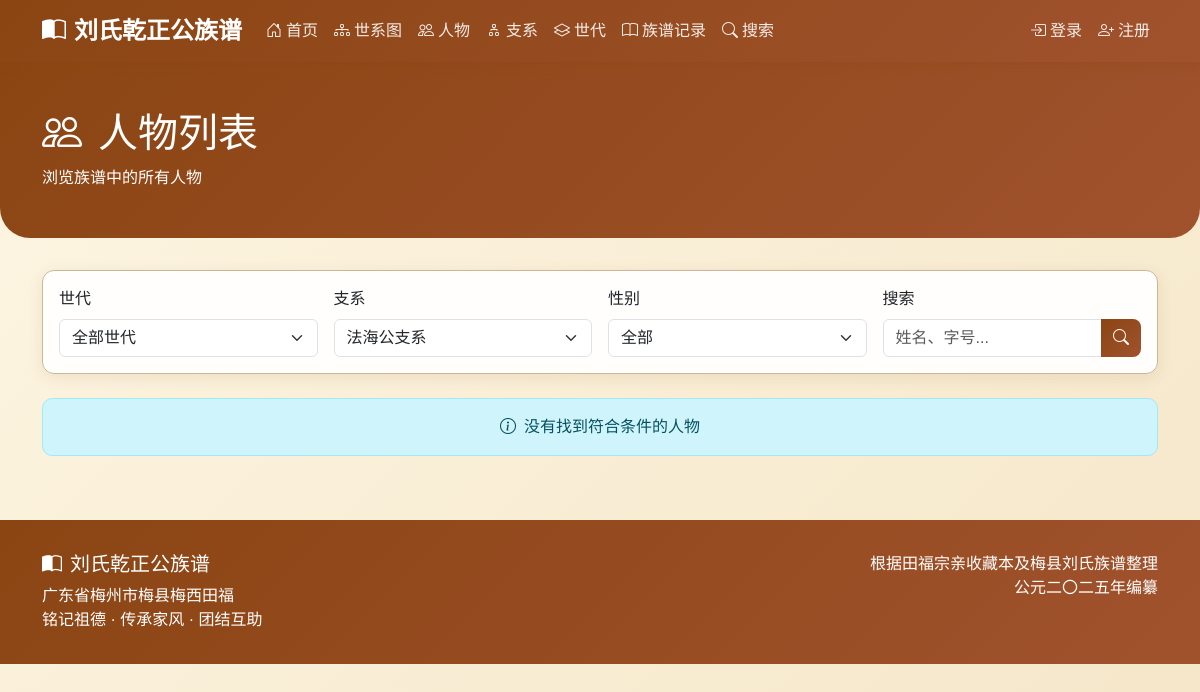
The page /persons/?branch=25 on the database as committed earlier.
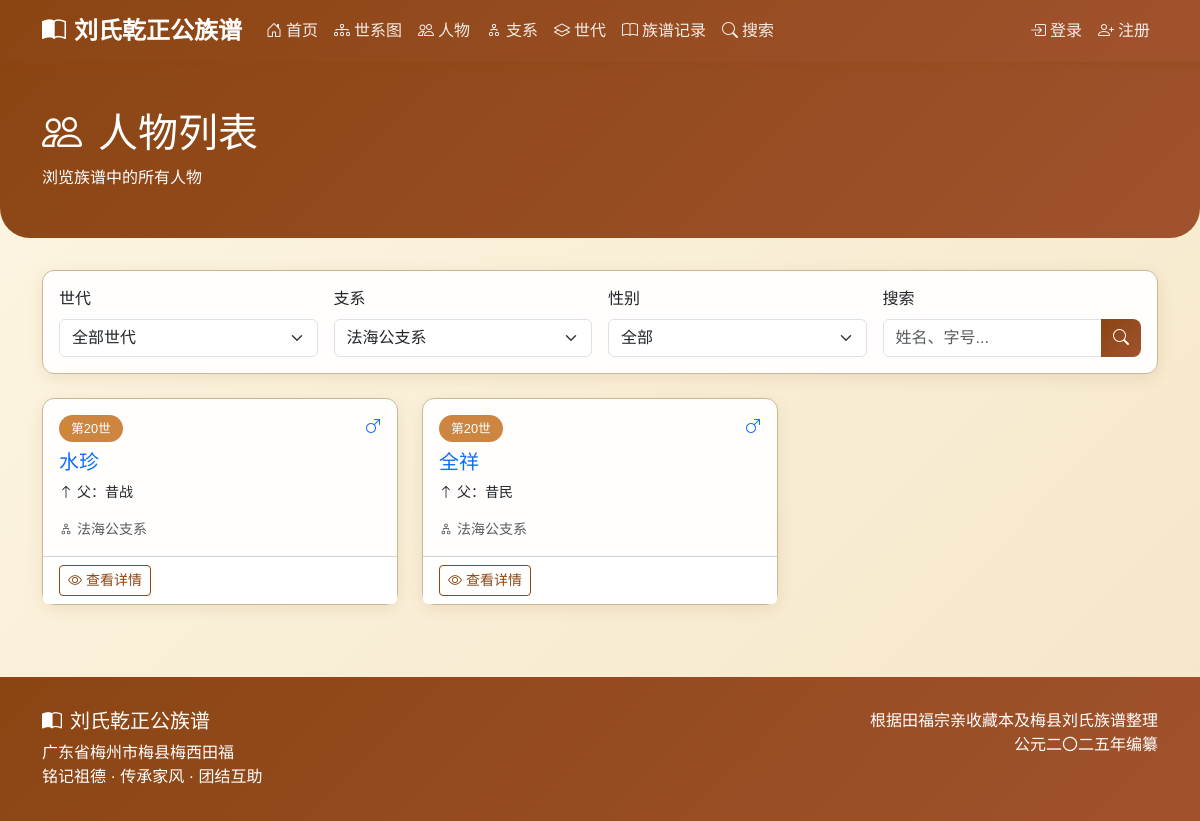
The same page on the database as committed later.
### genealogy/models.py (models this page shows, shortened)
class Person(models.Model):
    GENDER_CHOICES = [
        ('M', '男'),
        ('F', '女'),
    ]
    name = models.CharField(max_length=100, verbose_name='姓名')
    courtesy_name = models.CharField(max_length=100, blank=True, verbose_name='字')
    art_name = models.CharField(max_length=100, blank=True, verbose_name='号')
    alias = models.CharField(max_length=100, blank=True, verbose_name='别名')
    generation_char = models.CharField(max_length=10, blank=True, verbose_name='辈份字')
    gender = models.CharField(max_length=1, choices=GENDER_CHOICES, default='M', verbose_name='性别', help_text='性别变动后需要先保存，然后重新加载页面以更新配偶关系选项')
    is_outsider = models.BooleanField(default=False, verbose_name='是否为外族配偶', help_text='外族配偶状态变动后，世代选项会自动更新；若需更新配偶关系选项，请保存并重新加载页面')
    generation = models.ForeignKey(
        Generation,
        on_delete=models.CASCADE,
        related_name='persons',
        verbose_name='世代',
        null=True,
        blank=True
    )
    father = models.ForeignKey(
        'self',
        on_delete=models.SET_NULL,
        null=True,
        blank=True,
        related_name='children_as_father',
        verbose_name='父亲',
        limit_choices_to={'gender': 'M'}
    )
    mother = models.ForeignKey(
        'self',
        on_delete=models.SET_NULL,
        null=True,
        blank=True,
        related_name='children_as_mother',
        verbose_name='母亲',
        limit_choices_to={'gender': 'F'}
    )
    spouses = models.ManyToManyField(
        'self',
        through='SpouseRelation',
        through_fields=('husband', 'wife'),
        symmetrical=False,
        related_name='partners',
        blank=True,
        verbose_name='配偶'
    )
    branch = models.ForeignKey(
        Branch,
        on_delete=models.SET_NULL,
        null=True,
        blank=True,
        related_name='members',
        verbose_name='所属支系'
    )
    birth_year = models.IntegerField(null=True, blank=True, verbose_name='出生年份')
    death_year = models.IntegerField(null=True, blank=True, verbose_name='逝世年份')
    birth_place = models.CharField(max_length=200, blank=True, verbose_name='出生地')
    burial_place = models.CharField(max_length=300, blank=True, verbose_name='葬地')
    burial_fengshui = models.CharField(max_length=200, blank=True, verbose_name='墓形/风水')
    burial_direction = models.CharField(max_length=100, blank=True, verbose_name='坐向')
    biography = models.TextField(blank=True, verbose_name='生平简介')
    achievements = models.TextField(blank=True, verbose_name='主要事迹')
    descendants_location = models.TextField(blank=True, verbose_name='后裔分布')
    notes = models.TextField(blank=True, verbose_name='备注')
    order = models.IntegerField(default=0, verbose_name='排序')
    avatar = models.ImageField(
        upload_to='avatars/',
        blank=True,
        null=True,
        verbose_name='头像',
        validators=[validate_image_extension, validate_file_size]
    )
    related_user = models.OneToOneField(
        User,
        on_delete=models.SET_NULL,
        null=True,
        blank=True,
        related_name='related_person',
        verbose_name='关联用户'
    )
    account_status = models.CharField(
        max_length=20,
        choices=[
            ('active', '激活'),
            ('inactive', '未激活'),
            ('disabled', '禁用'),
        ],
        default='inactive',
        verbose_name='账号状态'
    )
    created_at = models.DateTimeField(auto_now_add=True, verbose_name='创建时间')
    updated_at = models.DateTimeField(auto_now=True, verbose_name='更新时间')
    created_by = models.ForeignKey(
        User,
        on_delete=models.SET_NULL,
        null=True,
        blank=True,
        related_name='created_persons',
        verbose_name='创建者'
    )
    class Meta:
        verbose_name = '人物'
        verbose_name_plural = '人物'
        ordering = ['generation__number', 'order', 'id']
    def get_absolute_url(self):
        return reverse('genealogy:person_detail', kwargs={'pk': self.pk})
    def has_avatar(self):
        """是否有头像"""
        return bool(self.avatar)
    has_avatar.short_description = '有头像'
    has_avatar.boolean = True

class Generation(models.Model):
    number = models.IntegerField(verbose_name='世代数')
    is_spouse = models.BooleanField(default=False, verbose_name='是否为配偶世代')
    name = models.CharField(max_length=50, blank=True, verbose_name='世代名称')
    description = models.TextField(blank=True, verbose_name='描述')
    class Meta:
        verbose_name = '世代'
        verbose_name_plural = '世代'
        ordering = ['number', 'is_spouse']
        unique_together = ['number', 'is_spouse']

class Branch(models.Model):
    name = models.CharField(max_length=100, verbose_name='支系名称')
    founder = models.ForeignKey(
        'Person',
        on_delete=models.SET_NULL,
        null=True,
        blank=True,
        related_name='founded_branch',
        verbose_name='开基祖'
    )
    description = models.TextField(blank=True, verbose_name='描述')
    location = models.CharField(max_length=200, blank=True, verbose_name='分布地区')
    class Meta:
        verbose_name = '支系'
        verbose_name_plural = '支系'

### genealogy/views.py (the view, shortened to what this page needs)
# urls.py: path('persons/', views.PersonListView.as_view(), name='person_list'),
class PersonListView(ListView):
    model = Person
    template_name = 'genealogy/person_list.html'
    context_object_name = 'persons'
    paginate_by = 50
    def get_queryset(self):
        queryset = Person.objects.select_related('generation', 'father', 'branch')
        generation = self.request.GET.get('generation')
        if generation:
            queryset = queryset.filter(generation__number=generation)
        branch = self.request.GET.get('branch')
        if branch:
            queryset = queryset.filter(branch_id=branch)
        gender = self.request.GET.get('gender')
        if gender:
            queryset = queryset.filter(gender=gender)
        search = self.request.GET.get('search')
        return queryset.order_by('generation__number', 'order', 'id')
    def get_context_data(self, **kwargs):
        context = super().get_context_data(**kwargs)
        context['generations'] = Generation.objects.filter(is_spouse=False).all()
        context['branches'] = Branch.objects.all()
        context['search_query'] = self.request.GET.get('search', '')
        return context

### templates/genealogy/person_list.html (shortened to what this page needs)
{% extends 'base.html' %}
{% block content %}
<div class="page-header">
    <div class="container">
        <h1 class="serif"><i class="bi bi-people me-3"></i>人物列表</h1>
        <p class="mb-0">浏览族谱中的所有人物</p>
    </div>
</div>
<div class="container">
    <div class="card mb-4">
        <div class="card-body">
            <form method="get" class="row g-3">
                <div class="col-md-3">
                    <label class="form-label">世代</label>
                    <select name="generation" class="form-select">
                        <option value="">全部世代</option>
                    </select>
                </div>
                <div class="col-md-3">
                    <label class="form-label">支系</label>
                    <select name="branch" class="form-select">
                        {% for branch in branches %}
                        <option value="{{ branch.id }}" {% if request.GET.branch == branch.id|stringformat:"s" %}selected{% endif %}>
                            {{ branch.name }}
                        </option>
                        {% endfor %}
                    </select>
                </div>
                <div class="col-md-3">
                    <label class="form-label">性别</label>
                    <select name="gender" class="form-select">
                        <option value="">全部</option>
                    </select>
                </div>
                <div class="col-md-3">
                    <label class="form-label">搜索</label>
                    <div class="input-group">
                        <input type="text" name="search" class="form-control"
                               placeholder="姓名、字号..." value="{{ search_query }}">
                        <button class="btn btn-primary" type="submit">
                            <i class="bi bi-search"></i>
                        </button>
                    </div>
                </div>
            </form>
        </div>
    </div>
    <div class="row">
        {% for person in persons %}
        <div class="col-md-6 col-lg-4 mb-4">
            <div class="card h-100">
                <div class="card-body">
                    <div class="d-flex justify-content-between align-items-start mb-2">
                        <span class="generation-badge">第{{ person.generation.number }}世</span>
                        {% if person.gender == 'M' %}
                        <i class="bi bi-gender-male text-primary"></i>
                        {% else %}
                        <i class="bi bi-gender-female" style="color: #C71585;"></i>
                        {% endif %}
                    </div>
                    <h5 class="card-title serif">
                        <a href="{{ person.get_absolute_url }}" class="text-decoration-none">
                            {{ person.name }}
                        </a>
                    </h5>
                    {% if person.father %}
                    <p class="card-text small">
                        <i class="bi bi-arrow-up me-1"></i>父：{{ person.father.name }}
                    </p>
                    {% endif %}
                    {% if person.branch %}
                    <p class="card-text small text-muted">
                        <i class="bi bi-diagram-2 me-1"></i>{{ person.branch.name }}
                    </p>
                    {% endif %}
                </div>
                <div class="card-footer bg-white">
                    <a href="{{ person.get_absolute_url }}" class="btn btn-sm btn-outline-primary">
                        <i class="bi bi-eye me-1"></i>查看详情
                    </a>
                </div>
            </div>
        </div>
        {% empty %}
        <div class="col-12">
            <div class="alert alert-info text-center">
                <i class="bi bi-info-circle me-2"></i>没有找到符合条件的人物
            </div>
        </div>
        {% endfor %}
    </div>
</div>
{% endblock %}

Rows that differ between the two databases and show on the page:
now on this page (row edited): Person: generation.number "20", gender "M" (drawn), name "水珍", father.name "昔战", branch.name "法海公支系"
now on this page (row edited): Person: generation.number "20", gender "M" (drawn), name "全祥", father.name "昔民", branch.name "法海公支系"
Other text that changed with them:
text no longer shown: "没有找到符合条件的人物"
